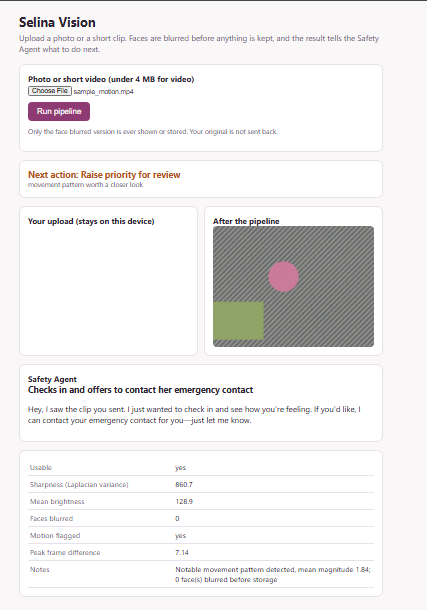
#> input picture vision/assets/live-escalation.png, 427 x 610 px
$ python -i pipeline.py   (imports and definitions only)   (older library calls are emulated)
#> lines starting #> are read from the running program, lines starting #| are printed output that depends on the picture
#> in process_image, image is the input picture: shape (610, 427, 3); mean B, G, R 238.1, 237.3, 239
"""
Selina Safety Evidence pipeline.

Turns a photo or short video clip into structured, privacy protected evidence
for the Safety Agent. This module is the OpenCV 5 core of the Selina entry
for the OpenCV AI Competition 2026, Agentic Vision path.

The pipeline output is meant to change what the Safety Agent does next
(raise priority, ask for a retake, prepare a clearer escalation), not just
describe the image. See evidence_to_action() at the bottom for that step.
"""

from dataclasses import dataclass, field
from pathlib import Path
from typing import Optional
import os

import cv2
import numpy as np

# OpenCV 5 moved CascadeClassifier (Haar based) out of the core package into
# opencv_contrib's xobjdetect module. Rather than pull in contrib for a
# legacy detector, this uses the DNN based face detector OpenCV's own
# migration guide recommends instead, faster and more accurate, and still
# in the main package.
#
# The model file is not bundled here (small, but a binary asset), download
# it once with:
#   curl -L -o selina_vision/models/face_detection_yunet_2023mar.onnx \
#     https://github.com/opencv/opencv_zoo/raw/main/models/face_detection_yunet/face_detection_yunet_2023mar.onnx
FACE_DETECTOR_MODEL_PATH = os.environ.get(
    "SELINA_FACE_MODEL_PATH",
    str(Path(__file__).parent / "models" / "face_detection_yunet_2023mar.onnx"),
)

# Face detection settings. Big photos are shrunk to this before detecting.
DETECT_MAX_SIDE = 640
# Lower catches more faces but blurs more false ones.
FACE_SCORE_THRESHOLD = 0.6

# Thresholds, tuned to be conservative rather than clever. False negatives
# (missing a real problem) are worse than false positives here, since a
# human always reviews the result before anything is shared or escalated.
BLUR_VARIANCE_THRESHOLD = 100.0   # below this, the image is treated as too blurry
DARK_MEAN_THRESHOLD = 40.0        # below this, the image is treated as too dark
BRIGHT_MEAN_THRESHOLD = 220.0     # above this, treated as blown out
MOTION_FLAG_THRESHOLD = 4.0        # peak mean pixel difference that counts as notable
# Based on simple frame differencing, not optical flow, see analyze_motion
# for why. Calibrated against tests/make_sample_data.py's deterministic
# shake burst: ambient frames there measure 0.4 to 2.9, the burst frames
# measure 5.2 to 7.1, a clear gap with this threshold sitting in the
# middle of it. Recalibrate against real phone footage before the actual
# demo, synthetic motion is a reasonable proxy, not a substitute.


@dataclass
class QualityReport:
    is_usable: bool
    blur_variance: float
    mean_brightness: float
    reason: Optional[str] = None


@dataclass
class FaceBlurResult:
    output_path: str
    faces_blurred: int


@dataclass
class MotionReport:
    flagged: bool
    mean_motion: float
    peak_magnitude: float = 0.0
    peak_frame_index: Optional[int] = None


@dataclass
class EvidenceResult:
    source_path: str
    quality: QualityReport
    face_blur: Optional[FaceBlurResult] = None
    motion: Optional[MotionReport] = None
    key_frame_path: Optional[str] = None
    notes: list = field(default_factory=list)


def check_quality(image: np.ndarray) -> QualityReport:
    """Flag images that are too blurry or too poorly exposed to be useful,
    so the person is asked to retake rather than silently keeping a bad
    submission in the record."""
    gray = cv2.cvtColor(image, cv2.COLOR_BGR2GRAY)
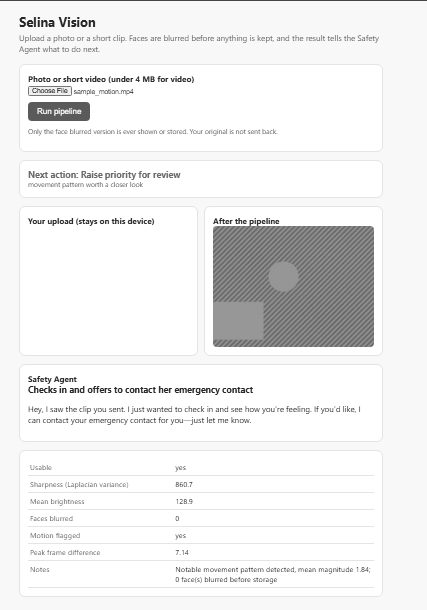
#> gray: shape (610, 427); min 38, max 255, mean 237.9
    blur_variance = cv2.Laplacian(gray, cv2.CV_64F).var()
#> blur_variance = 3193.1
    mean_brightness = float(np.mean(gray))
#> mean_brightness = 237.9

    if mean_brightness < DARK_MEAN_THRESHOLD:
        return QualityReport(False, blur_variance, mean_brightness, "too dark")
    if mean_brightness > BRIGHT_MEAN_THRESHOLD:
        return QualityReport(False, blur_variance, mean_brightness, "overexposed")
    if blur_variance < BLUR_VARIANCE_THRESHOLD:
        return QualityReport(False, blur_variance, mean_brightness, "too blurry")

    return QualityReport(True, blur_variance, mean_brightness, None)


# [171 lines left out: functions _detect, _unrotate, _detect_any_orientation, blur_faces, analyze_motion, extract_key_frame, not called in this run]


def process_image(image_path: str, output_dir: str) -> EvidenceResult:
    """Full pipeline for a single photo submission."""
    Path(output_dir).mkdir(parents=True, exist_ok=True)
    image = cv2.imread(image_path)
    if image is None:
        raise ValueError(f"Could not read image at {image_path}")

    quality = check_quality(image)
    result = EvidenceResult(source_path=image_path, quality=quality)

    if not quality.is_usable:
        result.notes.append(f"Flagged for retake: {quality.reason}")
        return result

    blurred_path = str(Path(output_dir) / f"blurred_{Path(image_path).name}")
    result.face_blur = blur_faces(image, blurred_path)
    result.notes.append(f"{result.face_blur.faces_blurred} face(s) blurred before storage")

    return result


# [56 lines left out: functions process_video, evidence_to_action, not called in this run]

>>> result = process_image('../assets/live-escalation.png', 'out.png')
